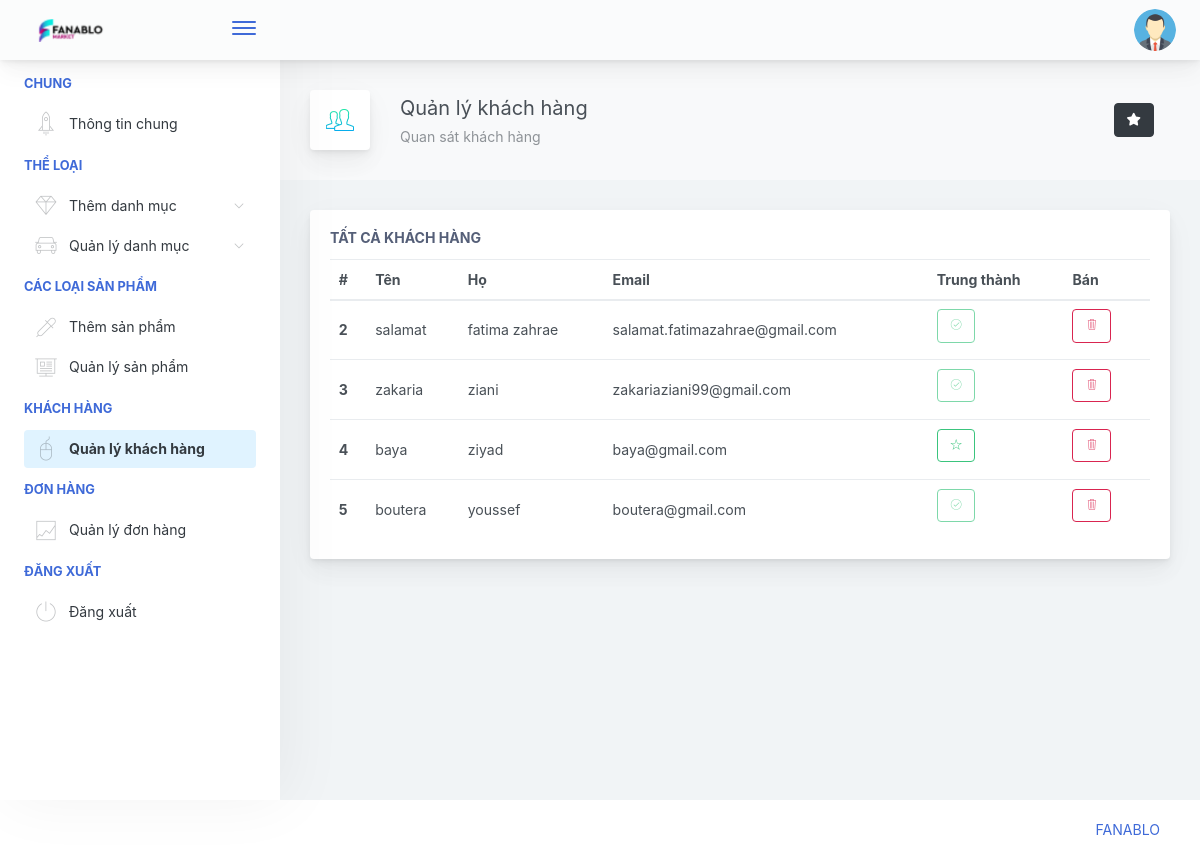
The app's page /admin/handleClients.php with its own data.
### tables this page shows
CREATE TABLE IF NOT EXISTS `client` (
  `idClient` int(11) NOT NULL AUTO_INCREMENT,
  `nom` varchar(50) NOT NULL,
  `prenom` varchar(50) NOT NULL,
  `email` varchar(100) NOT NULL,
  `pass` varchar(20) NOT NULL,
  `tel` varchar(12) DEFAULT NULL,
  `img_user` varchar(100) DEFAULT NULL,
  `dateCreation` date NOT NULL,
  PRIMARY KEY (`idClient`)
);

### admin/handleClients.php (the view, shortened to what this page needs)
<?php
include '../db.php';
$sql = "SELECT idClient,nom,prenom,email FROM client";
$result = mysqli_query($con, $sql);
?>
<!doctype html>
<html lang="en">
<head>
    <link href="./main.css" rel="stylesheet">
</head>
<body>
    <div class="app-container app-theme-white body-tabs-shadow fixed-sidebar fixed-header">
        <div class="app-header header-shadow">
            <div class="app-header__logo">
                <div class="logo-src"></div>
                <div class="header__pane ml-auto">
                    <div>
                        <button type="button" class="hamburger close-sidebar-btn hamburger--elastic" data-class="closed-sidebar">
                            <span class="hamburger-box">
                                <span class="hamburger-inner"></span>
                            </span>
                        </button>
                    </div>
                </div>
            </div>
            <div class="app-header__content">
                <div class="app-header-right">
                    <div class="header-btn-lg pr-0">
                        <div class="widget-content p-0">
                            <div class="widget-content-wrapper">
                                <img width="42" class="rounded-circle" src="assets/images/avatars/avatar-admin.png" alt="">
                            </div>
                        </div>
                    </div>
                </div>
            </div>
        </div>
        <div class="app-main">
            <div class="app-sidebar sidebar-shadow">
                <div class="scrollbar-sidebar">
                    <div class="app-sidebar__inner">
                        <ul class="vertical-nav-menu">
                            <li class="app-sidebar__heading">Chung</li>
                            <li>
                                <a href="index.php">
                                    <i class="metismenu-icon pe-7s-rocket"></i>
                                   Thông tin chung
                                </a>
                            </li>
                            <li class="app-sidebar__heading">Thể loại</li>
                            <li>
                                <a href="addCategorie.php">
                                    <i class="metismenu-icon pe-7s-diamond"></i>
                                    Thêm danh mục
                                    <i class="metismenu-state-icon pe-7s-angle-down caret-left"></i>
                                </a>
                            </li>
                            <li>
                                <a href="handleCategories.php">
                                    <i class="metismenu-icon pe-7s-car"></i>
                                    Quản lý danh mục
                                    <i class="metismenu-state-icon pe-7s-angle-down caret-left"></i>
                                </a>
                            </li>
                            <li class="app-sidebar__heading">Các loại sản phẩm</li>
                            <li>
                                <a href="addProduct.php">
                                    <i class="metismenu-icon pe-7s-eyedropper"></i>
                                    Thêm sản phẩm
                                </a>
                                <a href="handleProducts.php">
                                    <i class="metismenu-icon pe-7s-display2"></i>
                                    Quản lý sản phẩm
                                </a>
                            </li>
                            <li class="app-sidebar__heading">Khách hàng</li>
                            <li>
                                <a href="handleClients" class="mm-active">
                                    <i class="metismenu-icon pe-7s-mouse">
                                    </i>Quản lý khách hàng
                                </a>
                            </li>
                            <li class="app-sidebar__heading">Đơn hàng</li>
                            <li>
                                <a href="handleSells.php">
                                    <i class="metismenu-icon pe-7s-graph2">
                                    </i>Quản lý đơn hàng
                                </a>
                            </li>
                            <li class="app-sidebar__heading">Đăng xuất</li>
                            <li>
                                <a href="../destroy.php">
                                    <i class="metismenu-icon pe-7s-power">
                                    </i>Đăng xuất
                                </a>
                            </li>
                        </ul>
                    </div>
                </div>
            </div>
            <div class="app-main__outer">
                <div class="app-main__inner">
                    <div class="app-page-title">
                        <div class="page-title-wrapper">
                            <div class="page-title-heading">
                                <div class="page-title-icon">
                                    <i class="pe-7s-users icon-gradient bg-happy-itmeo">
                                    </i>
                                </div>
                                <div>Quản lý khách hàng
                                    <div class="page-title-subheading">Quan sát khách hàng
                                    </div>
                                </div>
                            </div>
                            <div class="page-title-actions">
                                <button type="button" data-toggle="tooltip" title="Espace Admin" data-placement="left" class="btn-shadow mr-3 btn btn-dark">
                                    <i class="fa fa-star"></i>
                                </button>
                            </div>
                        </div>
                    </div>
                    <div class="row">
                            <div class="col-lg-12">
                                <div class="main-card mb-3 card">
                                    <div class="card-body"><h5 class="card-title">Tất cả khách hàng</h5>
                                        <table class="mb-0 table table-hover">
                                            <thead>
                                            <tr>
                                                <th>#</th>
                                                <th>Tên</th>
                                                <th>Họ</th>
                                                <th>Email</th>
                                                <th>Trung thành</th>
                                                <th>Bán</th>
                                            </tr>
                                            </thead>
                                            <tbody>
                                            <form action="handleClients.php" method="POST">
                                            <?php
                                                while ($row = mysqli_fetch_array($result, MYSQLI_ASSOC)) {
                                                    $idClient = $row['idClient'];
                                                    $sqlfid = "SELECT idClient FROM client_fidele WHERE idClient=$idClient";
                                                    $resultfid = mysqli_query($con, $sqlfid);
                                                    echo '
                                                    <tr>
                                                            <th scope="row">'.$row['idClient'].'</th>
                                                            <td>'.$row['nom'].'</td>
                                                            <td>'.$row['prenom'].'</td>
                                                            <td>'.$row['email'].'</td>';
                                                    if (mysqli_num_rows($resultfid) > 0){
                                                        echo '<th><button type="submit"  class="mb-2 mr-2 btn-transition btn btn-outline-success disabled" disabled><i class="pe-7s-check" aria-hidden="true"></i></button></th>';}
                                                    else {
                                                        echo '<th><button type="submit" name="fidC'.$row['idClient'].'"  class="mb-2 mr-2 btn-transition btn btn-outline-success"><i class="pe-7s-star" aria-hidden="true"></i></button></th>';
                                                    }
                                                        echo '<th><button type="submit" name="banC'.$row['idClient'].'"  class="mb-2 mr-2 btn-transition btn btn-outline-danger"><i class="pe-7s-trash" aria-hidden="true"></i></button></th>
                                                            </tr>';
                                                        ?>
                                                        <?php
                                                    }
                                                ?>
                                            </tbody>
                                        </table>
                                        </div>
                                </div>
                            </div>
                        </div>
                </div>
            </div>
        </div>
    </div>
    <div class="app-wrapper-footer">
        <div class="app-footer">
            <div class="app-footer__inner">
                <div class="app-footer-right">
                    <ul class="nav">
                        <li class="nav-item">
                            <a href="../index.php" class="nav-link">
                                FANABLO
                            </a>
                        </li>
                    </ul>
                </div>
            </div>
        </div>
    </div>
</body>
</html>

### records on screen
client: idClient "2", nom "salamat", prenom "fatima zahrae", email "salamat.fatimazahrae@gmail.com"
client: idClient "3", nom "zakaria", prenom "ziani", email "zakariaziani99@gmail.com"
client: idClient "4", nom "baya", prenom "ziyad", email "baya@gmail.com"
client: idClient "5", nom "boutera", prenom "youssef", email "boutera@gmail.com"
